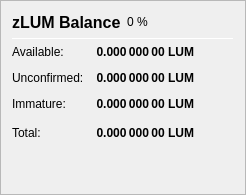
                   <widget class="QFrame" name="frame_ZerocoinBalances">
                    <property name="frameShape">
                     <enum>QFrame::StyledPanel</enum>
                    </property>
                    <property name="frameShadow">
                     <enum>QFrame::Raised</enum>
                    </property>
                    <layout class="QVBoxLayout" name="verticalLayout_7">
                     <item>
                      <layout class="QHBoxLayout" name="horizontalLayout_8" stretch="0,0,0">
                       <item>
                        <widget class="QLabel" name="label_5z_3">
                         <property name="minimumSize">
                          <size>
                           <width>0</width>
                           <height>20</height>
                          </size>
                         </property>
                         <property name="font">
                          <font>
                           <pointsize>12</pointsize>
                           <weight>75</weight>
                           <bold>true</bold>
                          </font>
                         </property>
                         <property name="text">
                          <string>zLUM Balance</string>
                         </property>
                        </widget>
                       </item>
                       <item>
                        <widget class="QLabel" name="labelzLUMPercent">
                         <property name="text">
                          <string notr="true">0 %</string>
                         </property>
                        </widget>
                       </item>
                       <item>
                        <spacer name="horizontalSpacer_11">
                         <property name="orientation">
                          <enum>Qt::Horizontal</enum>
                         </property>
                         <property name="sizeHint" stdset="0">
                          <size>
                           <width>40</width>
                           <height>20</height>
                          </size>
                         </property>
                        </spacer>
                       </item>
                      </layout>
                     </item>
                     <item>
                      <widget class="Line" name="line_ZerocoinBalance">
                       <property name="minimumSize">
                        <size>
                         <width>0</width>
                         <height>1</height>
                        </size>
                       </property>
                       <property name="maximumSize">
                        <size>
                         <width>16777215</width>
                         <height>1</height>
                        </size>
                       </property>
                       <property name="orientation">
                        <enum>Qt::Horizontal</enum>
                       </property>
                      </widget>
                     </item>
                     <item>
                      <layout class="QGridLayout" name="gridLayout_5">
                       <property name="spacing">
                        <number>12</number>
                       </property>
                       <item row="1" column="0">
                        <widget class="QLabel" name="labelzBalanceMatureText">
                         <property name="toolTip">
                          <string>Mature: more than 20 confirmation and more than 1 mint of the same denomination after it was minted.
These zLUM are spendable.</string>
                         </property>
                         <property name="text">
                          <string>Available:</string>
                         </property>
                        </widget>
                       </item>
                       <item row="1" column="1">
                        <widget class="QLabel" name="labelzBalanceMature">
                         <property name="font">
                          <font>
                           <weight>75</weight>
                           <bold>true</bold>
                          </font>
                         </property>
                         <property name="toolTip">
                          <string>Mature: more than 20 confirmation and more than 1 mint of the same denomination after it was minted.
These zLUM are spendable.</string>
                         </property>
                         <property name="text">
                          <string notr="true">0.000 000 00 LUM</string>
                         </property>
                         <property name="alignment">
                          <set>Qt::AlignRight|Qt::AlignTrailing|Qt::AlignVCenter</set>
                         </property>
                        </widget>
                       </item>
                       <item row="2" column="0">
                        <widget class="QLabel" name="labelzBalanceUnconfirmedText">
                         <property name="toolTip">
                          <string>Unconfirmed: less than 20 confirmations
Immature: confirmed, but less than 1 mint of the same denomination after it was minted</string>
                         </property>
                         <property name="text">
                          <string>Unconfirmed:</string>
                         </property>
                        </widget>
                       </item>
                       <item row="2" column="1">
                        <widget class="QLabel" name="labelzBalanceUnconfirmed">
                         <property name="font">
                          <font>
                           <weight>75</weight>
                           <bold>true</bold>
                          </font>
                         </property>
                         <property name="toolTip">
                          <string>Unconfirmed: less than 20 confirmations
Immature: confirmed, but less than 1 mint of the same denomination after it was minted</string>
                         </property>
                         <property name="text">
                          <string notr="true">0.000 000 00 LUM</string>
                         </property>
                         <property name="alignment">
                          <set>Qt::AlignRight|Qt::AlignTrailing|Qt::AlignVCenter</set>
                         </property>
                        </widget>
                       </item>
                       <item row="3" column="0">
                        <widget class="QLabel" name="labelzBalanceImmatureText">
                         <property name="toolTip">
                          <string>Unconfirmed: less than 20 confirmations
Immature: confirmed, but less than 1 mint of the same denomination after it was minted</string>
                         </property>
                         <property name="text">
                          <string>Immature:</string>
                         </property>
                        </widget>
                       </item>
                       <item row="3" column="1">
                        <widget class="QLabel" name="labelzBalanceImmature">
                         <property name="font">
                          <font>
                           <weight>75</weight>
                           <bold>true</bold>
                          </font>
                         </property>
                         <property name="toolTip">
                          <string>Unconfirmed: less than 20 confirmations
Immature: confirmed, but less than 1 mint of the same denomination after it was minted</string>
                         </property>
                         <property name="text">
                          <string notr="true">0.000 000 00 LUM</string>
                         </property>
                         <property name="alignment">
                          <set>Qt::AlignRight|Qt::AlignTrailing|Qt::AlignVCenter</set>
                         </property>
                        </widget>
                       </item>
                       <item row="4" column="0">
                        <widget class="QLabel" name="labelzBalanceText">
                         <property name="toolTip">
                          <string>Your current zLUM balance, unconfirmed and immature zLUM included.</string>
                         </property>
                         <property name="text">
                          <string>Total:</string>
                         </property>
                        </widget>
                       </item>
                       <item row="4" column="1">
                        <widget class="QLabel" name="labelzBalance">
                         <property name="font">
                          <font>
                           <weight>75</weight>
                           <bold>true</bold>
                          </font>
                         </property>
                         <property name="cursor">
                          <cursorShape>IBeamCursor</cursorShape>
                         </property>
                         <property name="toolTip">
                          <string>Your current zLUM balance, unconfirmed and immature zLUM included.</string>
                         </property>
                         <property name="text">
                          <string notr="true">0.000 000 00 LUM</string>
                         </property>
                         <property name="alignment">
                          <set>Qt::AlignRight|Qt::AlignTrailing|Qt::AlignVCenter</set>
                         </property>
                         <property name="textInteractionFlags">
                          <set>Qt::LinksAccessibleByMouse|Qt::TextSelectableByKeyboard|Qt::TextSelectableByMouse</set>
                         </property>
                        </widget>
                       </item>
                       <item row="4" column="2">
                        <spacer name="horizontalSpacer_4">
                         <property name="orientation">
                          <enum>Qt::Horizontal</enum>
                         </property>
                         <property name="sizeHint" stdset="0">
                          <size>
                           <width>40</width>
                           <height>20</height>
                          </size>
                         </property>
                        </spacer>
                       </item>
                      </layout>
                     </item>
                     <item>
                      <spacer name="verticalSpacer_4">
                       <property name="orientation">
                        <enum>Qt::Vertical</enum>
                       </property>
                       <property name="sizeHint" stdset="0">
                        <size>
                         <width>20</width>
                         <height>40</height>
                        </size>
                       </property>
                      </spacer>
                     </item>
                    </layout>
                   </widget>
